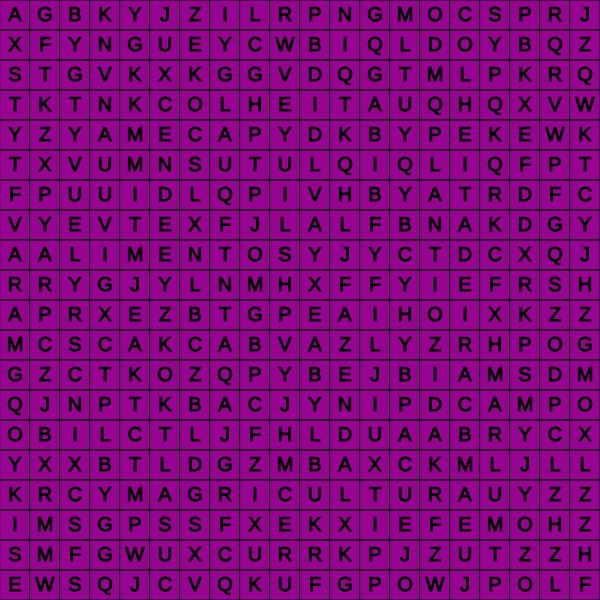
Frame 1 (no input)
Frame 60 (no input): identical to frame 1, image omitted
Frame 120 (the mouse pressed at the canvas centre since frame 60): identical to frame 1, image omitted

The p5.js sketch that drew this single still picture (run headless with seeded random() and noise() and a simulated clock; from frame 60 on, the mouse is pressed at the canvas centre):

// p5.js sketch
// ── sketch.js
let gridSize = 20;
let cellSize = 30;
let grid = [];
let words = ['PLANTIO', 'AGRICULTURA', 'COLHEITA', 'CAMPO', 'FAZENDA', 'ALIMENTOS', 'COLHEITADEIRA'];
let foundWords = [];
let selectedCells = [];
let selecting = false;
function setup() {
createCanvas(gridSize * cellSize, gridSize * cellSize);
createEmptyGrid();
placeWords();
fillRandomLetters();
}
function draw() {
background(255);
drawGrid();
}
function mousePressed() {
selecting = true;
selectedCells = getCellFromMouse(mouseX, mouseY);
}
function mouseReleased() {
selecting = false;
let endCell = getCellFromMouse(mouseX, mouseY);
let word = getWordFromSelection(selectedCells, endCell);
if (words.includes(word)) {
foundWords.push(word);
}
}
function getCellFromMouse(x, y) {
let row = floor(y / cellSize);
let col = floor(x / cellSize);
return { row, col };
}
function getWordFromSelection(start, end) {
let word = '';

if (start.row === end.row) {
// Horizontal
let row = start.row;
let startCol = min(start.col, end.col);
let endCol = max(start.col, end.col);
for (let c = startCol; c <= endCol; c++) {
word += grid[row][c];
}
} else if (start.col === end.col) {
// Vertical
let col = start.col;
let startRow = min(start.row, end.row);
let endRow = max(start.row, end.row);
for (let r = startRow; r <= endRow; r++) {
word += grid[r][col];
}
}
return word;
}
function drawGrid() {
textAlign(CENTER, CENTER);
textSize(20);
for (let i = 0; i < gridSize; i++) {
for (let j = 0; j < gridSize; j++) {
let highlight = isCellInFoundWord(i, j);
stroke(0);
fill(highlight ? 'rgb(49,53,209)' : "rgb(150,4,145)");
rect(j * cellSize, i * cellSize, cellSize, cellSize);
fill(0);
text(grid[i][j], j * cellSize + cellSize / 2, i * cellSize +
cellSize / 2);
}
}
}
function isCellInFoundWord(row, col) {
for (let word of foundWords) {
for (let i = 0; i < gridSize; i++) {
for (let j = 0; j <= gridSize - word.length; j++) {
// Check horizontal
let found = true;

for (let k = 0; k < word.length; k++) {
if (grid[i][j + k] !== word[k]) {
found = false;
break;
}
}
if (found && row === i && col >= j && col < j + word.length)
return true;
}
}
for (let j = 0; j < gridSize; j++) {
for (let i = 0; i <= gridSize - word.length; i++) {
// Check vertical
let found = true;
for (let k = 0; k < word.length; k++) {
if (grid[i + k][j] !== word[k]) {
found = false;
break;
}
}
if (found && col === j && row >= i && row < i + word.length)
return true;
}
}
}
return false;
}
// Mesmas funções auxiliares de antes:
function createEmptyGrid() {
for (let i = 0; i < gridSize; i++) {
grid[i] = [];
for (let j = 0; j < gridSize; j++) {
grid[i][j] = '';
}
}
}
function placeWords() {
for (let word of words) {
let placed = false;
while (!placed) {

let dir = random(['H', 'V']); // Horizontal ou Vertical
let row = floor(random(gridSize));
let col = floor(random(gridSize));
if (canPlaceWord(word, row, col, dir)) {
for (let i = 0; i < word.length; i++) {
if (dir === 'H') grid[row][col + i] = word[i];
else grid[row + i][col] = word[i];
}
placed = true;
}
}
}
}
function canPlaceWord(word, row, col, dir) {
if (dir === 'H' && col + word.length > gridSize) return false;
if (dir === 'V' && row + word.length > gridSize) return false;
for (let i = 0; i < word.length; i++) {
let cell = dir === 'H' ? grid[row][col + i] : grid[row + i][col];
if (cell !== '' && cell !== word[i]) return false;
}
return true;
}
function fillRandomLetters() {
let letters = 'ABCDEFGHIJKLMNOPQRSTUVWXYZ';
for (let i = 0; i < gridSize; i++) {
for (let j = 0; j < gridSize; j++) {
if (grid[i][j] === '') {
grid[i][j] = letters.charAt(floor(random(letters.length)));
}
}
}
}
